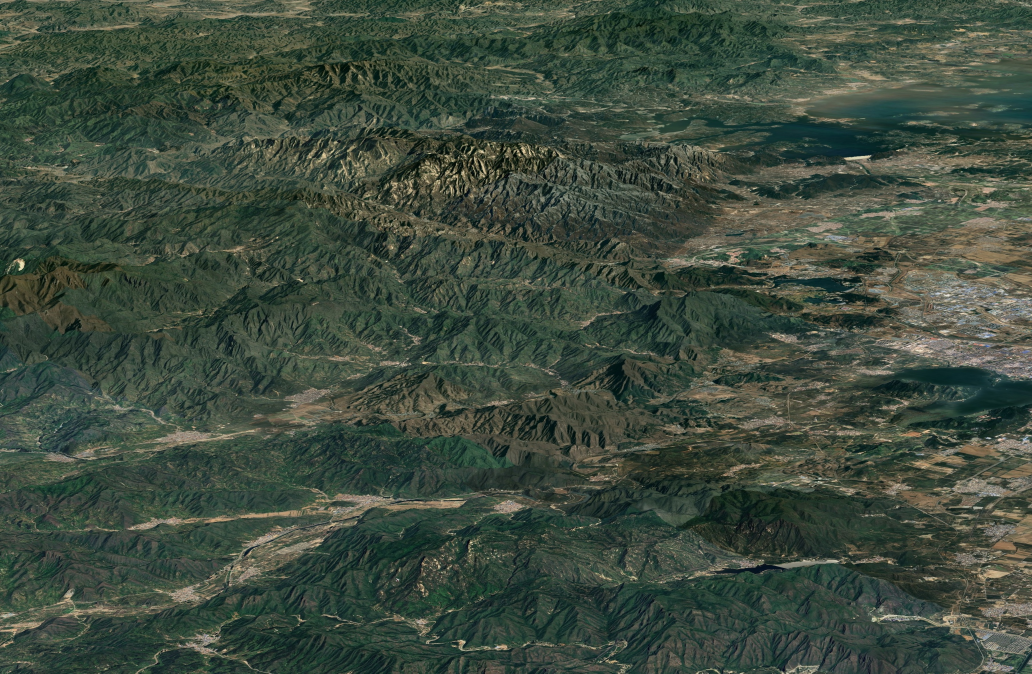
#> input picture images/image_2.jpg, 3096 x 2021 px, given in place of top_left_1k.mp4, which was not available (shown at 1/3 size)
$ python deepseek.py
#> lines starting #> are read from the running program, lines starting #| are printed output that depends on the picture; after the words box and inside, x2 and y2 are one past the last pixel; in counts of white or black regions, pixels touching at a corner belong together; pictures that were not available may be replaced by others from this repository, and a replacement may not be noted
import cv2
import numpy as np
import time
from colorama import Fore, Style

# 全局变量用于保存单应性矩阵、拼接图尺寸及首次运行标志
homography_matrices = None
panorama_size = None
first_frame = True

def find_homography(img_a, img_b, visualize_matches=False):
    orb = cv2.ORB_create(nfeatures=5000,
                         scaleFactor=1.3,
                         edgeThreshold=15,
                         patchSize=31)
    kp_a, des_a = orb.detectAndCompute(img_a, None)
    kp_b, des_b = orb.detectAndCompute(img_b, None)

    bf = cv2.BFMatcher(cv2.NORM_HAMMING, crossCheck=False)
    matches = bf.knnMatch(des_b, des_a, k=2)

    good_matches = []
    for m, n in matches:
        if m.distance < 0.7 * n.distance:
            good_matches.append(m)

    if len(good_matches) >= 4:
        src_pts = np.float32([kp_b[m.queryIdx].pt for m in good_matches]).reshape(-1, 1, 2)
        dst_pts = np.float32([kp_a[m.trainIdx].pt for m in good_matches]).reshape(-1, 1, 2)
        M, mask = cv2.findHomography(src_pts, dst_pts, cv2.RANSAC, 5.0)
        return M
    else:
        return None

def calculate_panorama_params(frames, matrices):
    all_corners = []
    for i in range(4):
        h, w = frames[i].shape[:2]
        corners = np.array([[0, 0], [w, 0], [w, h], [0, h]], dtype=np.float32).reshape(-1, 1, 2)
        transformed = cv2.perspectiveTransform(corners, matrices[i])
        all_corners.append(transformed.reshape(-1, 2))

    all_points = np.concatenate(all_corners)
    min_x, min_y = np.floor(np.min(all_points, axis=0)).astype(int)
    max_x, max_y = np.ceil(np.max(all_points, axis=0)).astype(int)

    # 计算全景图尺寸和偏移量
    panorama_width = max_x - min_x
    panorama_height = max_y - min_y

    # 修正单应性矩阵加入平移补偿
    adjusted_matrices = []
    for matrix in matrices:
        adjust_matrix = np.array([[1, 0, -min_x], [0, 1, -min_y], [0, 0, 1]])
        adjusted = adjust_matrix @ matrix
        adjusted_matrices.append(adjusted)

    return adjusted_matrices, (panorama_width, panorama_height)

def stitch(frames):
    global homography_matrices, panorama_size, first_frame

    if first_frame:
        print(Fore.YELLOW + "首次帧处理，计算单应性矩阵..." + Style.RESET_ALL)
        base_gray = cv2.cvtColor(frames[0], cv2.COLOR_BGR2GRAY)
        matrices = [np.eye(3)]

        for i in range(1, 4):
            target_gray = cv2.cvtColor(frames[i], cv2.COLOR_BGR2GRAY)
            M = find_homography(base_gray, target_gray)
            if M is None:
                print(Fore.RED + f"错误：无法计算视频流{i}的单应性矩阵" + Style.RESET_ALL)
                return
            matrices.append(M)

        # 计算全景图参数并修正矩阵
        homography_matrices, panorama_size = calculate_panorama_params(frames, matrices)
        first_frame = False
        print(Fore.GREEN + "单应性矩阵计算完成，开始实时拼接" + Style.RESET_ALL)

    # 创建全景图画布
    panorama = np.zeros((panorama_size[1], panorama_size[0], 3), dtype=np.uint8)

    # 实时拼接处理
    for i in range(4):
        warped = cv2.warpPerspective(frames[i], homography_matrices[i], panorama_size)

        # 创建有效区域掩膜
        gray = cv2.cvtColor(warped, cv2.COLOR_BGR2GRAY)
        _, mask = cv2.threshold(gray, 1, 255, cv2.THRESH_BINARY)

        # 叠加图像
        panorama = cv2.bitwise_or(panorama, cv2.bitwise_and(warped, warped, mask=mask))

    # 显示结果（添加FPS显示）
    cv2.imshow('Real-time Panorama', panorama)

if __name__ == "__main__":
    video_paths = [
        './fourvideo/top_left_1k.mp4',
        './fourvideo/top_right_1k.mp4',
        './fourvideo/bottom_left_1k.mp4',
        './fourvideo/bottom_right_1k.mp4'
    ]

    caps = [cv2.VideoCapture(path) for path in video_paths]

    # 设置视频流参数（根据实际需要调整）
    target_fps = 25
    frame_interval = int(1000 / target_fps)

    while True:
        start_time = time.time()
        frames = []
        rets = []

        # 读取四路视频帧
        for cap in caps:
            ret, frame = cap.read()
            rets.append(ret)
            if ret:
                # 调整帧大小（可选）
                frames.append(cv2.resize(frame, (640, 360)))  # 调整为原尺寸的1/3
            else:
                frames.append(None)
#> this loop made 4 passes
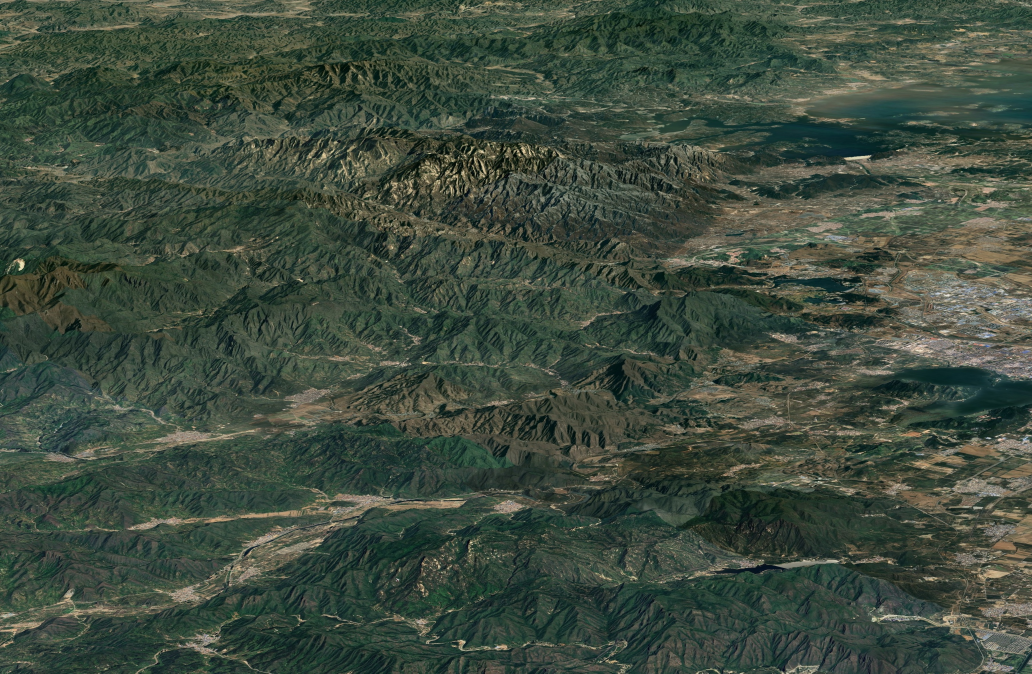
#> input picture images/image_2.jpg, 3096 x 2021 px, given in place of top_left_1k.mp4, which was not available (shown at 1/3 size)
#> frame is the input picture: shape (2021, 3096, 3); mean B, G, R 62.5, 75.5, 62.7
#> after the loop, frames = 4 items; rets = [True, True, True, True]

        # 检查是否所有帧都读取成功
        if not all(rets):
            print(Fore.RED + "视频流结束或读取错误" + Style.RESET_ALL)
            break

        # 执行拼接
        stitch(frames)
#> in stitch, `base_gray = cv2.cvtColor(frames[0], cv2.COLOR_BGR2GRAY)`:
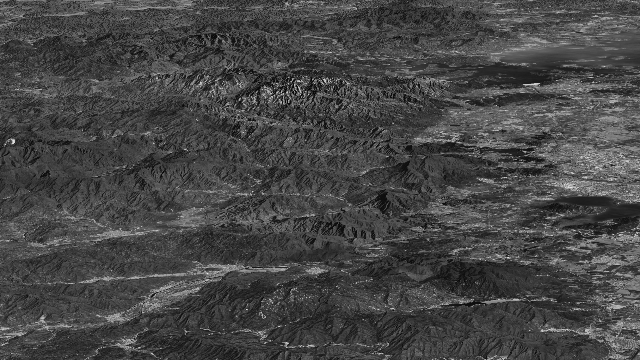
#> base_gray: shape (360, 640); min 2, max 236, mean 70.1
#> after the loop in stitch, `for i in range(1, 4):`: matrices = 4 items
#> the loop in calculate_panorama_params, `for i in range(4):` made 4 passes
#> transformed on pass 1: [[0, 0], [640, 0], [640, 360], [0, 360]]
#> after the loop in calculate_panorama_params, `for i in range(4):`: all_corners = [[[0, 0], [640, 0], [640, 360], [0, 360]], [[1.86e-13, 9e-14], [640, -1.16e-14], [640, 360], [2.18e-13, 360]], [[1.86e-13, 9e-14], [640, -1.16e-14], [640, 360], [2.18e-13, 360]], [[1.86e-13, 9e-14], [640, -1.16e-14], [640, 360], [2.18e-13, 360]]]
#> in calculate_panorama_params, `all_points = np.concatenate(all_corners)`: all_points = 16 rows, first 8: [0, 0], [640, 0], [640, 360], [0, 360], [1.86e-13, 9e-14], [640, -1.16e-14], [640, 360], [2.18e-13, 360]
#> in calculate_panorama_params, `min_x, min_y = np.floor(np.min(all_points, axis=0)).astype(int)`: min_x = 0; min_y = -1
#> in calculate_panorama_params, `max_x, max_y = np.ceil(np.max(all_points, axis=0)).astype(int)`: max_x = 640; max_y = 360
#> in calculate_panorama_params, `panorama_width = max_x - min_x`: panorama_width = 640
#> in calculate_panorama_params, `panorama_height = max_y - min_y`: panorama_height = 361
#> the loop in calculate_panorama_params, `for matrix in matrices:` made 4 passes
#> (matrix, adjusted) on pass 1: ([[1, 0, 0], [0, 1, 0], [0, 0, 1]], [[1, 0, 0], [0, 1, 1], [0, 0, 1]])
#> after the loop in calculate_panorama_params, `for matrix in matrices:`: adjusted_matrices = 4 items
#> in stitch, `homography_matrices, panorama_size = calculate_panorama_params(frames,..`: panorama_size = (640, 361)
#> the loop in stitch, `for i in range(4):` made 4 passes
#> pass 1, in stitch, `warped = cv2.warpPerspective(frames[i], homography_matrices[i], panora..`:
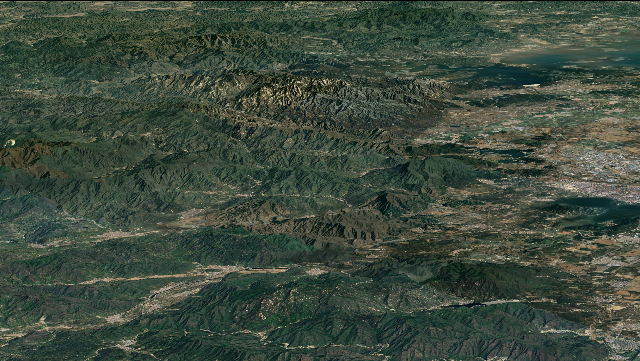
#> warped: shape (361, 640, 3); mean of channels 0, 1, 2 62.2, 75.2, 62.4; drawn as B, G, R
#> pass 1, in stitch, `gray = cv2.cvtColor(warped, cv2.COLOR_BGR2GRAY)`:
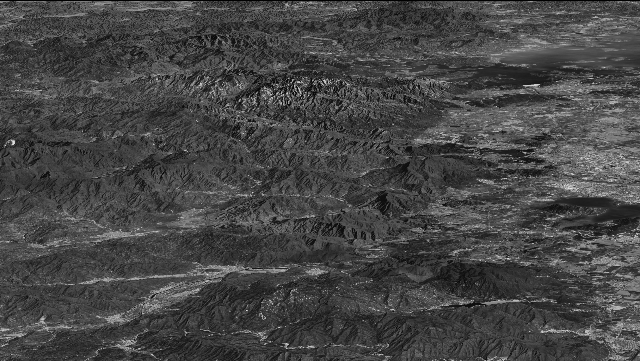
#> gray: shape (361, 640); min 0, max 236, mean 69.9
#> pass 1, in stitch, `_, mask = cv2.threshold(gray, 1, 255, cv2.THRESH_BINARY)`:
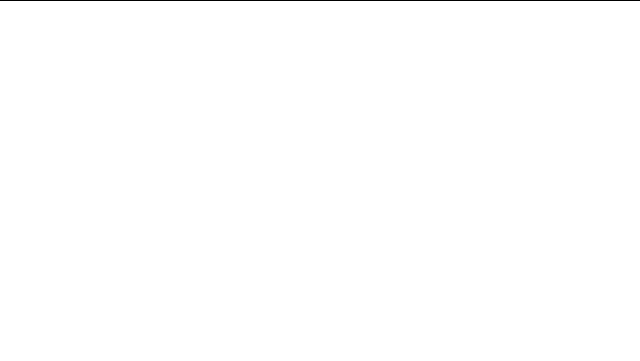
#> mask: shape (361, 640); 99.7% white; black in thin lines or dots, all inside (x1, y1, x2, y2) = (0, 0, 640, 1)

        # 计算处理耗时
        processing_time = (time.time() - start_time) * 1000
        delay = max(1, int(frame_interval - processing_time))

        # 退出控制
        if cv2.waitKey(delay) & 0xFF == ord('q'):
#> (key q is pressed here)
            break

    # 释放资源
    for cap in caps:
        cap.release()
    cv2.destroyAllWindows()
